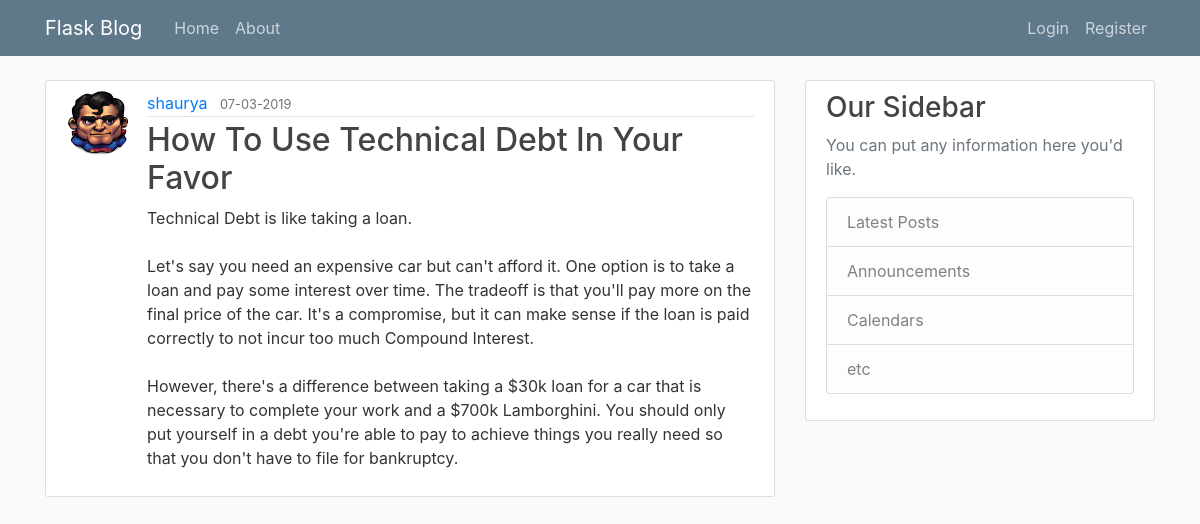
Page /post/9 on the committed database.
### flaskblog/models.py (models this page shows, shortened)
class User(db.Model, UserMixin):
    __tablename__ = 'user'
    id = db.Column(db.Integer, primary_key=True)
    username = db.Column(db.String(20), unique=True, nullable=False)
    email = db.Column(db.String(120), unique=True, nullable=False)
    image_file = db.Column(db.String(20), nullable=False, default='default.png')
    password = db.Column(db.String(20), nullable=False, default='password')
    posts = db.relationship('Post', backref='author', lazy=True)

class Post(db.Model):
    __tablename__ = 'post'
    id = db.Column(db.Integer, primary_key=True)
    title = db.Column(db.String(100), nullable=False)
    date_posted = db.Column(db.DateTime, nullable=False, default=datetime.utcnow())
    content = db.Column(db.Text, nullable=False)
    user_id = db.Column(db.Integer, db.ForeignKey('user.id'), nullable=False)

### flaskblog/posts/routes.py (the view)
@posts.route("/post/<post_id>", methods=['GET', 'POST'])
def post(post_id):
    post = Post.query.get_or_404(post_id)
    return render_template('post.html', title='Post', post=post)

### flaskblog/templates/post.html (shortened to what this page needs)
{% extends "layout.html" %}
{% block content %}
<article class="media content-section">
	<img class="rounded-circle article-img"
		src="{{ url_for('static', filename='profile_pics/' + post.author.image_file) }}">
	<div class="media-body">
		<div class="article-metadata">
			<a class="mr-2" href="{{url_for('users.user_posts', username=post.author.username)}}">{{ post.author.username }}</a>
			<small class="text-muted">{{ post.date_posted.strftime('%d-%m-%Y') }}</small>
		</div>
		<h2><a class="article-title" href="{{ url_for('posts.post', post_id=post.id) }}">{{ post.title }}</a></h2>
		<p class="article-content">{{ post.content }}</p>
	</div>
</article>
{% endblock content %}

### flaskblog/static/main.css (style rules this page uses)
html { overflow-y:scroll; }
body { background: #fafafa; color: #333333; margin-top: 5rem; }
h1, h2, h3, h4, h5, h6 { color: #444444; }
.content-section { background: #ffffff; padding: 10px 20px; border: 1px solid #dddddd; border-radius: 3px; margin-bottom: 20px; }
.article-title { color: #444444; }
.article-content { white-space: pre-line; }
.article-img { height: 65px; width: 65px; margin-right: 16px; }
.article-metadata { padding-bottom: 1px; margin-bottom: 4px; border-bottom: 1px solid #e3e3e3 }

### rows in the picture
User: image_file (placeholder picture), author.username "shaurya"
Post: date_posted "07-03-2019", title "How To Use Technical Debt In Your Favor", content "Technical Debt is like taking a loan. Let's say you need an expensive car but can't afford it. One option is to take a loan and pay some interest over time. The tradeoff is that you'll pay more on the final price of the car. It's a compromise, but it can make sense if the loan is paid correctly to not incur too much Compound Interest. However, there's a difference between taking a $30k loan for a car that is necessary to complete your work and a $700k Lamborghini. You should only put yourself in a debt you're able to pay to achieve things you really need so that you don't have to file for bankruptcy."
